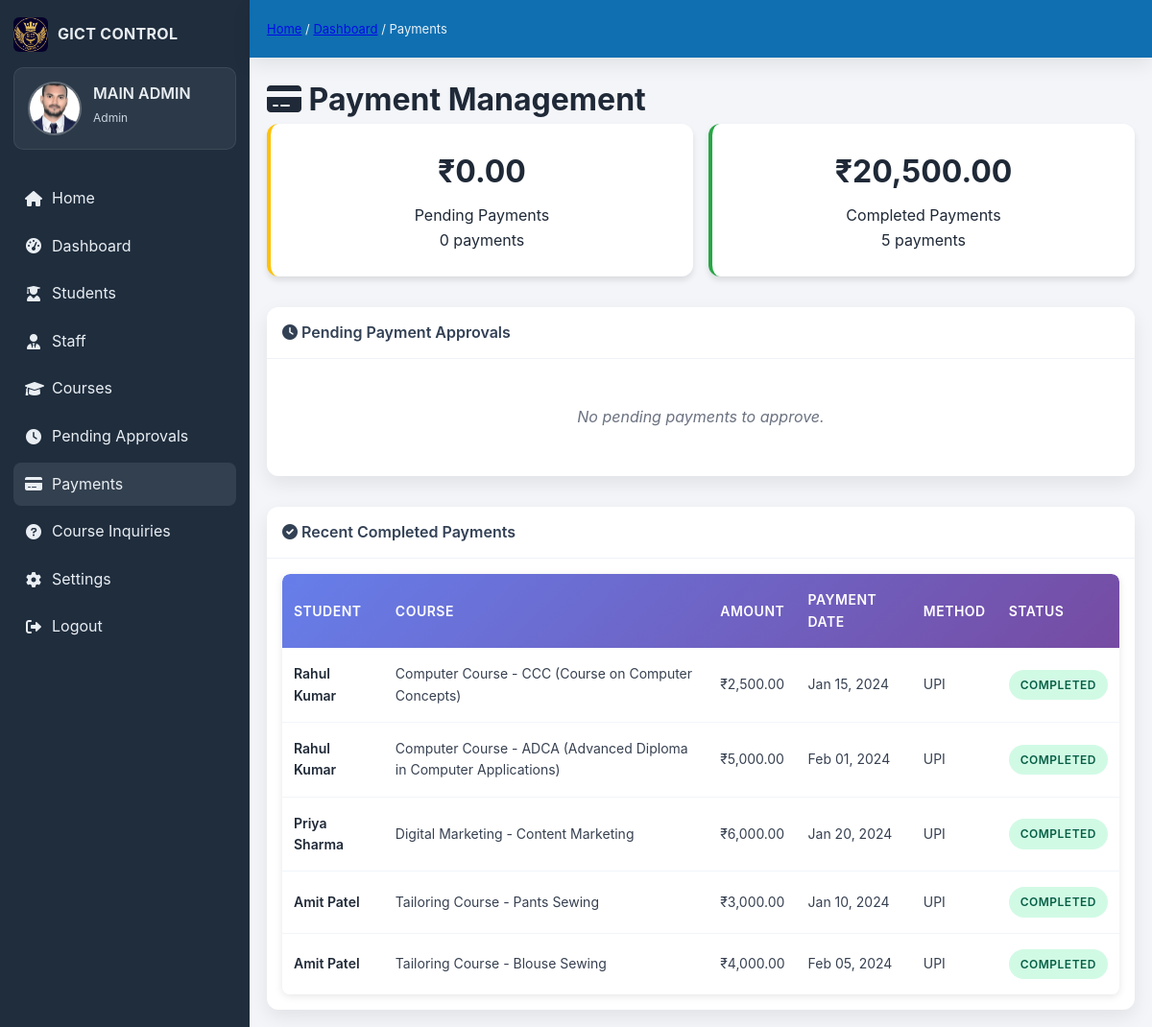
/admin/payments.php (signed in), run on the app's committed database.
### tables this page shows
CREATE TABLE users (
    id INT AUTO_INCREMENT PRIMARY KEY,
    username VARCHAR(50) UNIQUE NOT NULL,
    password VARCHAR(255) NOT NULL,
    full_name VARCHAR(255) NOT NULL,
    email VARCHAR(255) NOT NULL,
    phone VARCHAR(20),
    address TEXT,
    profile_image VARCHAR(500),
    user_type_id INT NOT NULL,
    status ENUM('active', 'inactive') DEFAULT 'active',
    created_at TIMESTAMP DEFAULT CURRENT_TIMESTAMP,
    updated_at TIMESTAMP DEFAULT CURRENT_TIMESTAMP ON UPDATE CURRENT_TIMESTAMP,
    FOREIGN KEY (user_type_id) REFERENCES user_types(id) ON DELETE RESTRICT
);

CREATE TABLE payments (
    id INT AUTO_INCREMENT PRIMARY KEY,
    user_id INT NOT NULL,
    sub_course_id INT NOT NULL,
    amount DECIMAL(10,2) NOT NULL,
    payment_date DATE NOT NULL,
    payment_method VARCHAR(50),
    transaction_id VARCHAR(255),
    status ENUM('pending', 'completed', 'failed', 'refunded') DEFAULT 'pending',
    created_at TIMESTAMP DEFAULT CURRENT_TIMESTAMP,
    updated_at TIMESTAMP DEFAULT CURRENT_TIMESTAMP ON UPDATE CURRENT_TIMESTAMP,
    FOREIGN KEY (user_id) REFERENCES users(id) ON DELETE CASCADE,
    FOREIGN KEY (sub_course_id) REFERENCES sub_courses(id) ON DELETE CASCADE
);

CREATE TABLE courses (
    id INT AUTO_INCREMENT PRIMARY KEY,
    category_id INT NOT NULL,
    name VARCHAR(255) NOT NULL,
    description TEXT,
    duration VARCHAR(100),
    status ENUM('active', 'inactive') DEFAULT 'active',
    created_at TIMESTAMP DEFAULT CURRENT_TIMESTAMP,
    updated_at TIMESTAMP DEFAULT CURRENT_TIMESTAMP ON UPDATE CURRENT_TIMESTAMP,
    FOREIGN KEY (category_id) REFERENCES course_categories(id) ON DELETE CASCADE
);

CREATE TABLE sub_courses (
    id INT AUTO_INCREMENT PRIMARY KEY,
    course_id INT NOT NULL,
    name VARCHAR(255) NOT NULL,
    description TEXT,
    fee DECIMAL(10,2) NOT NULL,
    duration VARCHAR(100),
    status ENUM('active', 'inactive') DEFAULT 'active',
    created_at TIMESTAMP DEFAULT CURRENT_TIMESTAMP,
    updated_at TIMESTAMP DEFAULT CURRENT_TIMESTAMP ON UPDATE CURRENT_TIMESTAMP,
    FOREIGN KEY (course_id) REFERENCES courses(id) ON DELETE CASCADE
);

### includes/session_manager.php (called while the page is built, shortened)
<?php
function isLoggedIn() {
    return isset($_SESSION['user_id']) && !empty($_SESSION['user_id']) && isset($_SESSION['user_type']);
}
?>

### auth.php (called while the page is built, shortened)
<?php
require_once 'includes/session_manager.php';
require_once 'config/database.php';
function getCurrentUser() {
    if (isLoggedIn()) {
        try {
            $sql = "SELECT u.id, u.username, u.full_name, u.email, u.phone, u.address, u.status, ut.name as user_type
                    FROM users u
                    JOIN user_types ut ON u.user_type_id = ut.id
                    WHERE u.id = ? AND u.status = 'active'";
            $user = getRow($sql, [$_SESSION['user_id']]);
            if ($user) {
                return [
                    'id' => $user['id'],
                    'username' => $user['username'],
                    'type' => $user['user_type'],
                    'full_name' => $user['full_name'],
                    'email' => $user['email'],
                    'phone' => $user['phone'],
                    'address' => $user['address'],
                    'status' => $user['status']
                ];
            }
        } catch (Exception $e) {
        }
        return null;
    }
    return null;
}
?>

### config/database.php (called while the page is built, shortened)
<?php
function getDBConnection() {
    try {
        $dsn = "mysql:host=" . DB_HOST . ";dbname=" . DB_NAME . ";charset=" . DB_CHARSET;
        $pdo = new PDO($dsn, DB_USER, DB_PASS);
        $pdo->setAttribute(PDO::ATTR_ERRMODE, PDO::ERRMODE_EXCEPTION);
        $pdo->setAttribute(PDO::ATTR_DEFAULT_FETCH_MODE, PDO::FETCH_ASSOC);
        return $pdo;
    } catch (PDOException $e) {
        error_log("Database connection failed: " . $e->getMessage());
        return false;
    }
}
function executeQuery($sql, $params = []) {
    $pdo = getDBConnection();
    try {
        $stmt = $pdo->prepare($sql);
        $stmt->execute($params);
        return $stmt;
    } catch (PDOException $e) {
        error_log("Query execution failed: " . $e->getMessage());
        return false;
    }
}
function getRow($sql, $params = []) {
    $stmt = executeQuery($sql, $params);
    if ($stmt) {
        return $stmt->fetch();
    }
    return false;
}
function getRows($sql, $params = []) {
    $stmt = executeQuery($sql, $params);
    if ($stmt) {
        return $stmt->fetchAll();
    }
    return [];
}
?>

### admin/payments.php (the view, shortened to what this page needs)
<?php
require_once '../auth.php';
$user = getCurrentUser();
$pending_payments = getRows("
    SELECT p.*, u.full_name as student_name, u.email as student_email, u.phone as student_phone,
           sc.name as sub_course_name, c.name as course_name, cc.name as category_name,
           se.status as enrollment_status, se.enrollment_date
    FROM payments p
    JOIN users u ON p.user_id = u.id
    JOIN sub_courses sc ON p.sub_course_id = sc.id
    JOIN courses c ON sc.course_id = c.id
    JOIN course_categories cc ON c.category_id = cc.id
    LEFT JOIN student_enrollments se ON p.user_id = se.user_id AND p.sub_course_id = se.sub_course_id
    WHERE p.status = 'pending'
    ORDER BY p.created_at DESC
");
$completed_payments = getRows("
    SELECT p.*, u.full_name as student_name, sc.name as sub_course_name, c.name as course_name
    FROM payments p
    JOIN users u ON p.user_id = u.id
    JOIN sub_courses sc ON p.sub_course_id = sc.id
    JOIN courses c ON sc.course_id = c.id
    WHERE p.status = 'completed'
    ORDER BY p.updated_at DESC
    LIMIT 20
");
$total_pending = array_sum(array_column($pending_payments, 'amount'));
$total_completed = array_sum(array_column($completed_payments, 'amount'));
$total_pending_count = count($pending_payments);
$total_completed_count = count($completed_payments);
?>
<!DOCTYPE html>
<html lang="en">
<head>
    <link rel="stylesheet" href="../assets/css/style.css">
    <link rel="stylesheet" href="../assets/css/admin-dashboard.css">
    <link rel="stylesheet" href="https://cdnjs.cloudflare.com/ajax/libs/font-awesome/6.0.0/css/all.min.css">
</head>
<body class="admin-dashboard-body">
    <div class="admin-layout">
        <aside class="admin-sidebar">
            <div class="admin-brand">
                <img src="../assets/images/logo.png" alt="logo" />
                <div class="brand-title">GICT CONTROL</div>
            </div>
            <div class="profile-card-mini">
                <img src="<?php echo $user['profile_image'] ?? '../assets/images/default-avatar.png'; ?>" alt="Profile" onerror="this.src='../assets/images/default-avatar.png'" />
                <div>
                    <div class="name"><?php echo htmlspecialchars(strtoupper($user['full_name'])); ?></div>
                    <div class="role"><?php echo htmlspecialchars(ucfirst($user['type'])); ?></div>
                </div>
            </div>
            <ul class="sidebar-nav">
                <li><a href="../index.php"><i class="fas fa-home"></i> Home</a></li>
                <li><a href="../dashboard.php"><i class="fas fa-tachometer-alt"></i> Dashboard</a></li>
                <li><a href="students.php"><i class="fas fa-user-graduate"></i> Students</a></li>
                <li><a href="staff.php"><i class="fas fa-user-tie"></i> Staff</a></li>
                <li><a href="courses.php"><i class="fas fa-graduation-cap"></i> Courses</a></li>
                <li><a href="pending-approvals.php"><i class="fas fa-clock"></i> Pending Approvals</a></li>
                <li><a href="payments.php" class="active"><i class="fas fa-credit-card"></i> Payments</a></li>
                <li><a href="inquiries.php"><i class="fas fa-question-circle"></i> Course Inquiries</a></li>
                <li><a href="settings.php"><i class="fas fa-cog"></i> Settings</a></li>
                <li><a href="../logout.php"><i class="fas fa-sign-out-alt"></i> Logout</a></li>
            </ul>
        </aside>
        <header class="admin-topbar">
            <div class="topbar-left">
                <div class="breadcrumbs">
                    <a href="../index.php" class="home-link">Home</a> /
                    <a href="../dashboard.php">Dashboard</a> / Payments
                </div>
            </div>
        </header>
        <main class="admin-content">
            <div class="page-header">
                <h1><i class="fas fa-credit-card"></i> Payment Management</h1>
            </div>
            <div class="payment-stats">
                <div class="stat-card pending">
                    <div class="stat-value">₹<?php echo number_format($total_pending, 2); ?></div>
                    <div class="stat-label">Pending Payments</div>
                    <div class="stat-count"><?php echo $total_pending_count; ?> payments</div>
                </div>
                <div class="stat-card completed">
                    <div class="stat-value">₹<?php echo number_format($total_completed, 2); ?></div>
                    <div class="stat-label">Completed Payments</div>
                    <div class="stat-count"><?php echo $total_completed_count; ?> payments</div>
                </div>
            </div>
            <div class="panel">
                <div class="panel-header">
                    <span><i class="fas fa-clock"></i> Pending Payment Approvals</span>
                </div>
                <div class="panel-body">
                    <?php if (empty($pending_payments)): ?>
                        <p class="text-muted">No pending payments to approve.</p>
                    <?php endif; ?>
                </div>
            </div>
            <div class="panel" style="margin-top: 2rem;">
                <div class="panel-header">
                    <span><i class="fas fa-check-circle"></i> Recent Completed Payments</span>
                </div>
                <div class="panel-body">
                    <?php if (empty($completed_payments)): ?>
                        <p class="text-muted">No completed payments to display.</p>
                    <?php else: ?>
                        <div class="table-responsive">
                            <table class="table">
                                <thead>
                                    <tr>
                                        <th>Student</th>
                                        <th>Course</th>
                                        <th>Amount</th>
                                        <th>Payment Date</th>
                                        <th>Method</th>
                                        <th>Status</th>
                                    </tr>
                                </thead>
                                <tbody>
                                    <?php foreach ($completed_payments as $payment): ?>
                                        <tr>
                                            <td><?php echo htmlspecialchars($payment['student_name']); ?></td>
                                            <td><?php echo htmlspecialchars($payment['course_name']); ?> - <?php echo htmlspecialchars($payment['sub_course_name']); ?></td>
                                            <td>₹<?php echo number_format($payment['amount'], 2); ?></td>
                                            <td><?php echo date('M d, Y', strtotime($payment['payment_date'])); ?></td>
                                            <td><?php echo htmlspecialchars($payment['payment_method'] ?? 'Not specified'); ?></td>
                                            <td><span class="badge badge-success">Completed</span></td>
                                        </tr>
                                    <?php endforeach; ?>
                                </tbody>
                            </table>
                        </div>
                    <?php endif; ?>
                </div>
            </div>
        </main>
    </div>
</body>
</html>

### assets/css/style.css (style rules this page uses)
body { margin: 0; padding: 0; padding-top: 180px; font-family: Arial, sans-serif; background: #fff; }

### assets/css/admin-dashboard.css (style rules this page uses)
:root { --primary: #0f6fb1; --sidebar-bg: #1f2d3d; --sidebar-text: #e9eef3; --panel-bg: #ffffff; --muted: #6b7280; --success: #28a745; --info: #17a2b8; --warning: #ffc107; --danger: #dc3545; --shadow: 0 8px 20px rgba(0,0,0,0.08); }
* { box-sizing: border-box; }
body.admin-dashboard-body { background: #f3f5f9; margin: 0; font-family: -apple-system, BlinkMacSystemFont, Segoe UI, Roboto, Helvetica, Arial, sans-serif; color: #1f2937; }
.admin-layout { display: grid; grid-template-columns: 260px 1fr; grid-template-rows: 60px calc(100vh - 60px); grid-template-areas: "sidebar topbar" "sidebar content"; height: 100vh; }
.admin-sidebar { grid-area: sidebar; background: var(--sidebar-bg); color: var(--sidebar-text); display: flex; flex-direction: column; padding: 18px 14px; }
.admin-brand { display: flex; align-items: center; gap: 10px; margin-bottom: 16px; }
.admin-brand img { width: 36px; height: 36px; border-radius: 6px; object-fit: cover; }
.admin-brand .brand-title { font-weight: 700; letter-spacing: .3px; }
.profile-card-mini { background: rgba(255,255,255,0.06); border: 1px solid rgba(255,255,255,0.08); border-radius: 10px; padding: 14px; display: grid; grid-template-columns: 56px 1fr; gap: 12px; margin-bottom: 16px; }
.profile-card-mini img { width: 56px; height: 56px; border-radius: 50%; object-fit: cover; border: 2px solid rgba(255,255,255,0.25); }
.profile-card-mini .name { font-weight: 600; }
.profile-card-mini .role { color: #cbd5e1; font-size: 12px; margin-top: 2px; }
.sidebar-nav { list-style: none; padding: 0; margin: 8px 0 0 0; }
.sidebar-nav li { margin: 4px 0; }
.sidebar-nav a { display: flex; align-items: center; gap: 10px; padding: 10px 12px; text-decoration: none; color: var(--sidebar-text); border-radius: 8px; transition: background .2s ease; }
.sidebar-nav a i { width: 18px; text-align: center; }
.sidebar-nav a.active, .sidebar-nav a:hover { background: rgba(255,255,255,0.09); }
.admin-topbar { grid-area: topbar; background: #0f6fb1; color: #ffffff; display: flex; align-items: center; justify-content: space-between; padding: 0 18px; box-shadow: var(--shadow); }
.topbar-left { display: flex; align-items: center; gap: 12px; }
.breadcrumbs { font-size: 13px; opacity: .9; }
.admin-content { grid-area: content; padding: 18px; overflow: auto; }
.panel { background: var(--panel-bg); border-radius: 12px; box-shadow: var(--shadow); }
.panel-header { padding: 14px 16px; border-bottom: 1px solid #eef2f7; font-weight: 600; color: #334155; display:flex; align-items:center; justify-content: space-between; }
.panel-body { padding: 16px; }

### assets/css/base.css (style rules this page uses)
* { margin: 0; padding: 0; box-sizing: border-box; }
body { font-family: Arial, sans-serif; line-height: 1.6; background-color: #fff; }

### assets/css/header.css (style rules this page uses)
html, body { margin: 0 !important; padding: 0 !important; }

### admin/payments.php (style rules this page uses)
.payment-stats { display: grid; grid-template-columns: repeat(auto-fit, minmax(200px, 1fr)); gap: 1rem; margin-bottom: 2rem; }
.stat-card { background: white; padding: 1.5rem; border-radius: 12px; box-shadow: 0 4px 6px rgba(0, 0, 0, 0.1); text-align: center; }
.stat-card.pending { border-left: 4px solid #ffc107; }
.stat-card.completed { border-left: 4px solid #28a745; }
.stat-value { font-size: 2rem; font-weight: bold; margin-bottom: 0.5rem; }
.table-responsive { overflow-x: auto; border-radius: 8px; box-shadow: 0 2px 8px rgba(0, 0, 0, 0.1); }
.table { width: 100%; border-collapse: collapse; background: white; border-radius: 8px; overflow: hidden; }
.table thead { background: linear-gradient(135deg, #667eea 0%, #764ba2 100%); color: white; }
.table th { padding: 16px 12px; text-align: left; font-weight: 600; font-size: 14px; text-transform: uppercase; letter-spacing: 0.5px; border: none; }
.table tbody tr { border-bottom: 1px solid #f1f5f9; transition: background-color 0.2s ease; }
.table tbody tr:last-child { border-bottom: none; }
.table td { padding: 16px 12px; vertical-align: middle; color: #374151; font-size: 14px; }
.table td:first-child { font-weight: 600; color: #1f2937; }
.badge { display: inline-block; padding: 6px 12px; border-radius: 20px; font-size: 12px; font-weight: 600; text-transform: uppercase; letter-spacing: 0.5px; }
.badge-success { background: #d1fae5; color: #065f46; }
.text-muted { color: #6b7280; font-style: italic; text-align: center; padding: 2rem; }

### data on the page
users: full_name "MAIN ADMIN"
payments: user.full_name "Rahul Kumar", courses.name "Computer Course", sub_course.name "CCC (Course on Computer Concepts)", amount "2,500.00", payment_date "Jan 15, 2024", payment_method "UPI"
payments: user.full_name "Rahul Kumar", courses.name "Computer Course", sub_course.name "ADCA (Advanced Diploma in Computer Applications)", amount "5,000.00", payment_date "Feb 01, 2024", payment_method "UPI"
payments: user.full_name "Priya Sharma", courses.name "Digital Marketing", sub_course.name "Content Marketing", amount "6,000.00", payment_date "Jan 20, 2024", payment_method "UPI"
payments: user.full_name "Amit Patel", courses.name "Tailoring Course", sub_course.name "Pants Sewing", amount "3,000.00", payment_date "Jan 10, 2024", payment_method "UPI"
payments: user.full_name "Amit Patel", courses.name "Tailoring Course", sub_course.name "Blouse Sewing", amount "4,000.00", payment_date "Feb 05, 2024", payment_method "UPI"

### other printed values
$user['type'] "Admin"
$total_pending "0.00"
$total_pending_count "0"
$total_completed "20,500.00"
$total_completed_count "5"
